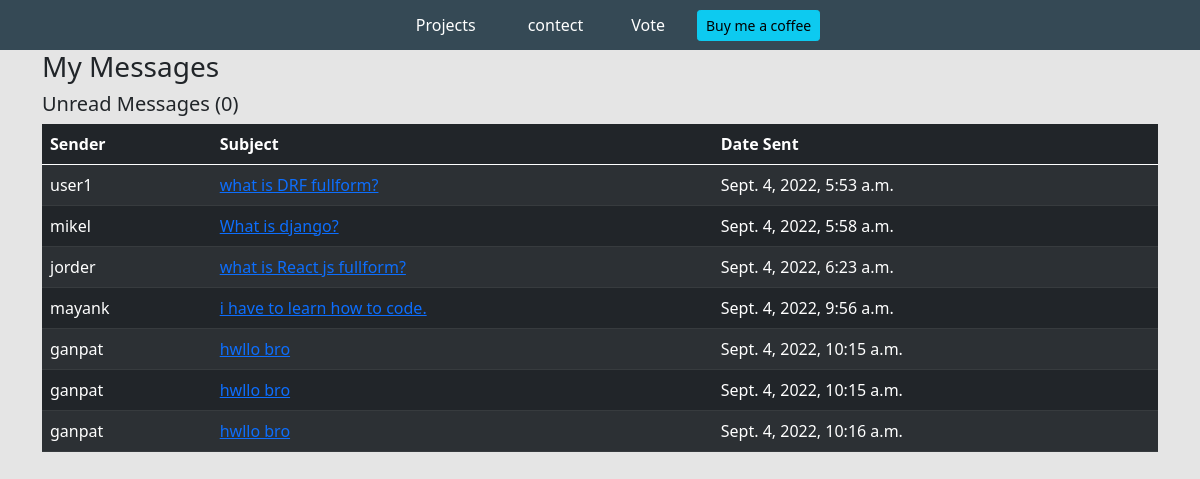
Screenshot of /inbox/ with the database file from the repository.
### base/models.py (models this page shows, shortened)
class Message(models.Model):
    name = models.CharField(max_length=200, null=True)
    email = models.CharField(max_length=200, null=True)
    subject = models.CharField(max_length=200, null=True)
    body = models.TextField()
    is_read = models.BooleanField(default=False)
    created = models.DateTimeField(auto_now_add=True)
    id = models.UUIDField(default=uuid.uuid4, unique=True, primary_key=True, editable=False)

### base/views.py (the view)
# urls.py: path('inbox/', views.inboxPage, name='inbox'),
def inboxPage(request):
    inbox = Message.objects.all().order_by('is_read')
    unreadCount = Message.objects.filter(is_read=False).count()
    context = {'inbox':inbox, 'unreadCount':unreadCount}
    return render(request, 'base/inbox.html', context)

### base/templates/base/inbox.html
{% extends 'base/main.html' %}
{% load static %}
{% block content %}
<div class="container">
    <h3>My Messages</h3>
    <h5>Unread Messages ({{unreadCount}})</h5>
    <table class="table table-dark table-striped">
        <thead>
            <tr>
                <th>Sender</th>
                <th>Subject</th>
                <th>Date Sent</th>
            </tr>
        </thead>
        <tbody>
            {% for message in inbox %}
            {% if message.is_read %}
            <tr>
                {% else %}
            <tr style="font-weight: 900;">
                {% endif %}
                <td>{{message.name}}</td>
                <td><a href="{% url 'message' message.id %}">{{message.subject}}</a></td>
                <td>{{message.created}}</td>
            </tr>
            {% endfor %}
        </tbody>
    </table>
</div>
{% endblock content %}

### static/styles/main.css (style rules this page uses)
body { background-color: #E5E5E5; }

### rows the page displays
Message: name "user1", subject "what is DRF fullform?", created "Sept. 4, 2022, 5:53 a.m."
Message: name "mikel", subject "What is django?", created "Sept. 4, 2022, 5:58 a.m."
Message: name "jorder", subject "what is React js fullform?", created "Sept. 4, 2022, 6:23 a.m."
Message: name "mayank", subject "i have to learn how to code.", created "Sept. 4, 2022, 9:56 a.m."
Message: name "ganpat", subject "hwllo bro", created "Sept. 4, 2022, 10:15 a.m."
Message: name "ganpat", subject "hwllo bro", created "Sept. 4, 2022, 10:15 a.m."
Message: name "ganpat", subject "hwllo bro", created "Sept. 4, 2022, 10:16 a.m."

### other values shown
{{ unreadCount }} "0"
